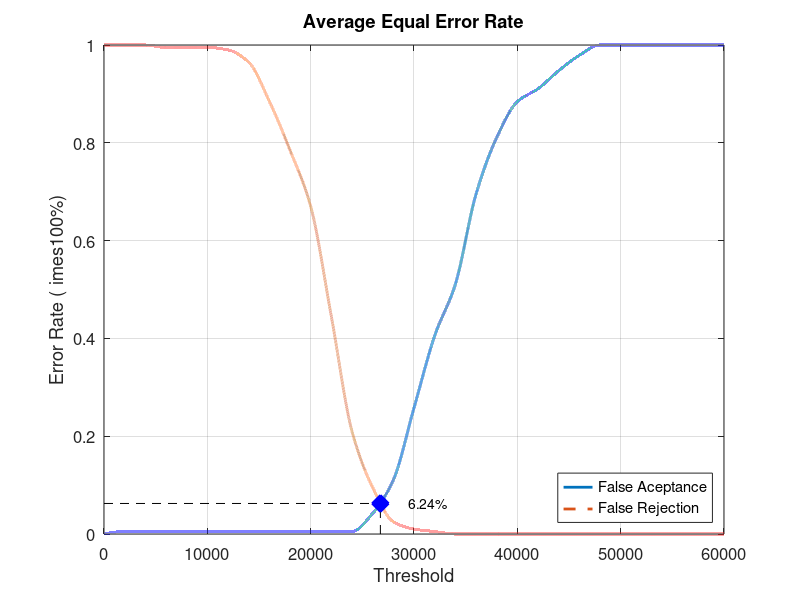
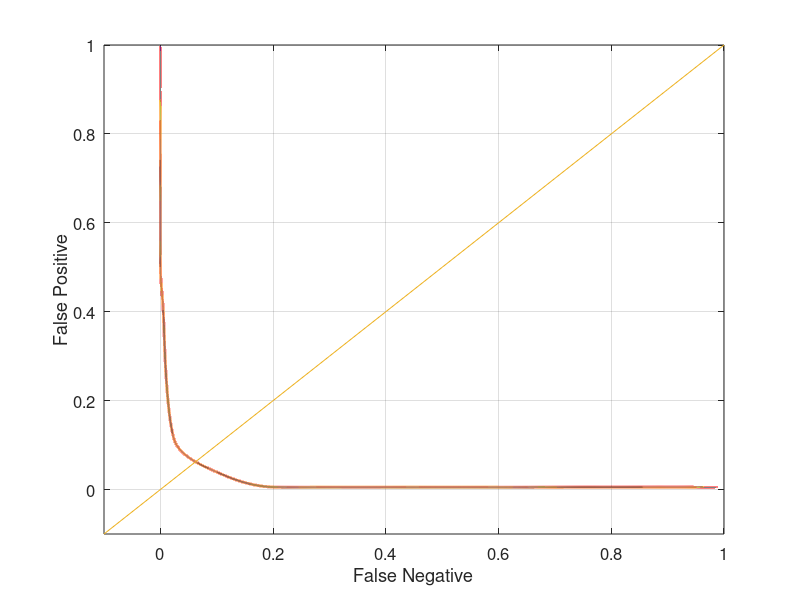

Reproduce these figures in MATLAB, in order.
close all;
clear;
clc;
x = 0:2000:60000;
xq = 0:0.5:60000;

y0 = [0 0.00526316 0.00526316 0.00526316 0.00526316 0.00526316 0.00526316 0.00526316 0.00526316 0.00526316 0.00526316 0.00526316 0.00526316 0.0421053 0.110526 0.257895 0.405263 0.510526 0.694737 0.810526 0.884211 0.910526 0.947368 0.978947 1 1 1 1 1 1 1]
yy0 = interp1(x, y0, xq, 'pchip');
y1 = [1 1 1 0.995 0.995 0.995 0.99 0.965 0.885 0.785 0.67 0.445 0.21 0.095 0.025 0.01 0.005 0 0 0 0 0 0 0 0 0 0 0 0 0 0]
yy1 = interp1(x, y1, xq, 'pchip');

% Calculating EER: 
y2 = abs(y0 - y1);
find(y2 == min(y2))
yy2 = abs(yy0 - yy1);
xEER = find(yy2 == min(yy2));
xEERIndex = xq(xEER) % X-axis EER
yEER = yy0(xEER) % Y-axis EER

main = figure
plot(xq, yy0,'-','LineWidth', 2);	hold on
plot(xq, yy1,'--','LineWidth', 2);	hold on
plot([xEERIndex xEERIndex], [0 yEER], 'k--');	hold on
plot([0 xEERIndex], [yEER yEER], 'k--');	hold on
plot(xEERIndex, yEER, 'bx', 'LineWidth', 10);	hold on
text(xEERIndex + 10 * xEERIndex / 100, yEER, [num2str(round((10000 * yEER)) / 100) '%'])
legend('False Aceptance', 'False Rejection', 'Location', 'SouthEast')
xlabel('Threshold')
ylabel('Error Rate (	imes100%)')
title('Average Equal Error Rate')
set(gca, 'FontSize', 12)
axis([0 60000 0 1])
grid on

print(main, 'Database1_3Main', '-dpng');
FNRxFPR = figure('Color', [1 1 1]);
plot(yy1, yy0, '-', yy1, yy0, 'LineWidth', 2);
hold on
y = -0.1:0.1:1
plot(y, y); 
set(gca, 'FontSize', 12)
xlabel('False Negative')
ylabel('False Positive')
axis([-0.1 1 -0.1 1])
set(gca, 'FontSize', 12)
grid on

print(FNRxFPR, 'Database1_3FNRxFPR','-dpng');
